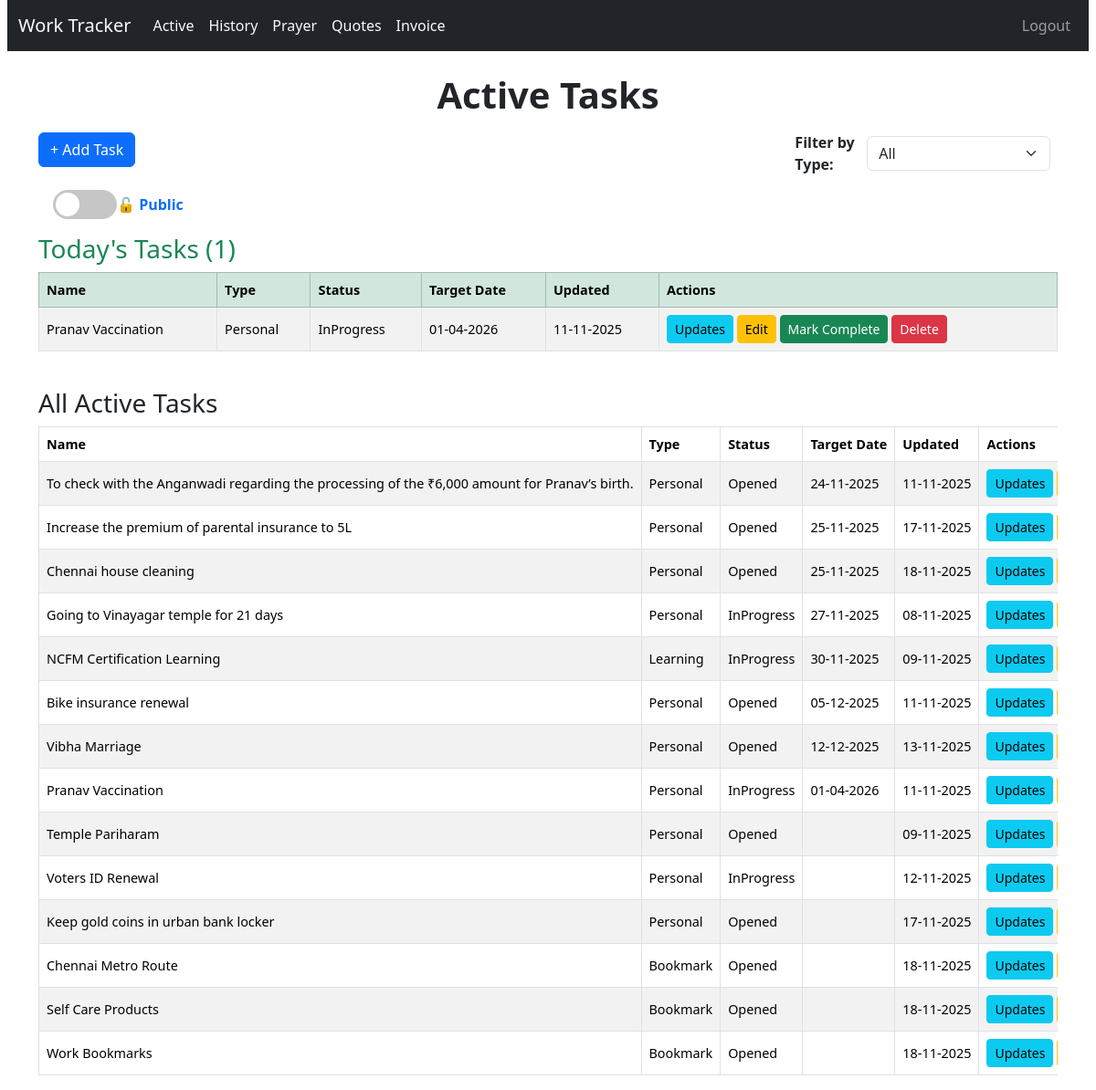
The app's page / (signed in) with its own data.
### tracker/models.py (models this page shows, shortened)
class Task(models.Model):
    STATUS_CHOICES = [
        ('Opened', 'Opened'),
        ('InProgress', 'In Progress'),
        ('Completed', 'Completed'),
    ]
    name = models.CharField(max_length=200)
    status = models.CharField(max_length=20, choices=STATUS_CHOICES, default='Opened')
    task_type = models.ForeignKey(TaskType, on_delete=models.CASCADE)
    started_date = models.DateField(auto_now_add=True)
    updated_date = models.DateField(auto_now=True)
    completed_date = models.DateField(null=True, blank=True)
    target_date = models.DateField(default=timezone.now, null=True, blank=True)
    is_private = models.BooleanField(default=False)

class TaskType(models.Model):
    name = models.CharField(max_length=50, unique=True)
    class Meta:
        ordering = ['name']

### tracker/views.py (the view)
# urls.py: path('', views.TaskListView.as_view(), name='task_list'),
class TaskListView(LoginRequiredMixin, ListView):
    model = Task
    template_name = 'tracker/task_list.html'
    context_object_name = 'tasks'
    def get_queryset(self):
        queryset = Task.objects.exclude(status='Completed')
        view_mode = self.request.GET.get('view', 'public')
        if view_mode == "public":
            queryset = queryset.filter(is_private=False)
        elif view_mode == "private":
            queryset = queryset.filter(is_private=True)
        task_type_id = self.request.GET.get('task_type')
        if task_type_id:
            queryset = queryset.filter(task_type_id=task_type_id)
        return queryset.order_by(F('target_date').asc(nulls_last=True), 'updated_date', 'name')
    def get_context_data(self, **kwargs):
        context = super().get_context_data(**kwargs)
        task_type_id = self.request.GET.get('task_type')
        context['task_types'] = TaskType.objects.all()
        context['selected_type'] = int(task_type_id) if task_type_id else None
        view_mode = self.request.GET.get('view', 'public')
        context['view_mode'] = view_mode
        today = timezone.localdate()
        today_tasks = Task.objects.filter(
            target_date=today
        ).exclude(status='Completed')
        if view_mode == "public":
            today_tasks = today_tasks.filter(is_private=False)
        elif view_mode == "private":
            today_tasks = today_tasks.filter(is_private=True)
        if task_type_id:
            today_tasks = today_tasks.filter(task_type_id=task_type_id)
        context['today_tasks'] = today_tasks.order_by('name')
        return context

### templates/tracker/task_list.html (shortened to what this page needs)
{% extends 'base.html' %}
{% load static %}
{% block style %}
<link rel="stylesheet" href="{% static 'css/task_list.css' %}">
{% endblock %}
{% block content %}
<h1>Active Tasks</h1>
<div class="d-flex flex-wrap align-items-center justify-content-between mb-3">
  <a href="{% url 'tracker:task_create' %}" class="btn btn-primary mb-2">+ Add Task</a>
  <form method="get" class="d-flex align-items-center">
    <label for="task_type" class="me-2 fw-bold">Filter by Type:</label>
    <select name="task_type" id="task_type" class="form-select me-2" style="min-width: 160px;" onchange="this.form.submit()">
      <option value="">All</option>
    </select>
  </form>
</div>
<div class="toggle-container mb-3 ms-3">
  <a href="?view={% if view_mode == 'public' %}private{% else %}public{% endif %}{% if selected_type %}&task_type={{ selected_type }}{% endif %}"
     class="text-decoration-none d-flex align-items-center">
    <div class="toggle-switch {% if view_mode == 'private' %}active{% endif %}">
      <div class="toggle-circle"></div>
    </div>
    <span class="toggle-label">
      {% if view_mode == 'private' %}
        🔒 Private
      {% else %}
        🔓 Public
      {% endif %}
    </span>
  </a>
</div>
{% if today_tasks %}
  <h3 class="text-success mb-2">Today's Tasks ({{ today_tasks|length }})</h3>
  <div class="table-responsive mb-4">
    <table class="table table-bordered table-striped align-middle text-nowrap">
      <thead class="table-success">
        <tr>
          <th>Name</th>
          <th>Type</th>
          <th>Status</th>
          <th>Target Date</th>
          <th>Updated</th>
          <th>Actions</th>
        </tr>
      </thead>
      <tbody>
        {% for task in today_tasks %}
        <tr>
          <td>{{ task.name }}</td>
          <td>{{ task.task_type.name }}</td>
          <td>{{ task.status }}</td>
          <td>{{ task.target_date|date:"d-m-Y" }}</td>
          <td>{{ task.updated_date|date:"d-m-Y" }}</td>
          <td>
            <a href="{% url 'tracker:update_list' task.id %}" class="btn btn-sm btn-info">Updates</a>
            <a href="{% url 'tracker:task_update' task.id %}" class="btn btn-sm btn-warning">Edit</a>
            <a href="{% url 'tracker:mark_task_complete' task.id %}" class="btn btn-sm btn-success">Mark Complete</a>
            <a href="{% url 'tracker:task_delete' task.id %}" class="btn btn-sm btn-danger">Delete</a>
          </td>
        </tr>
        {% endfor %}
      </tbody>
    </table>
  </div>
{% endif %}
<h3>All Active Tasks</h3>
<div class="table-responsive">
  <table class="table table-striped table-bordered align-middle text-nowrap">
    <thead>
      <tr>
        <th>Name</th>
        <th>Type</th>
        <th>Status</th>
        <th>Target Date</th>
        <th>Updated</th>
        <th>Actions</th>
      </tr>
    </thead>
    <tbody>
      {% for task in tasks %}
      <tr>
        <td>{{ task.name }}</td>
        <td>{{ task.task_type.name }}</td>
        <td>{{ task.status }}</td>
        <td>{{ task.target_date|date:"d-m-Y" }}</td>
        <td>{{ task.updated_date|date:"d-m-Y" }}</td>
        <td>
          <a href="{% url 'tracker:update_list' task.id %}" class="btn btn-sm btn-info">Updates</a>
        </td>
      </tr>
      {% empty %}
        <tr><td colspan="6" class="text-center text-muted">No tasks found</td></tr>
      {% endfor %}
    </tbody>
  </table>
</div>
{% endblock %}

### static/css/base.css (style rules this page uses)
body { padding: 0 8px; }
h1 { text-align: center; font-weight: 600; margin-bottom: 1rem; }
.table td, .table th { vertical-align: middle; font-size: 0.9rem; }

### static/css/task_list.css (style rules this page uses)
.toggle-container { display: flex; align-items: center; gap: 12px; cursor: pointer; }
.toggle-switch { position: relative; width: 70px; height: 32px; background: #c6c6c6; border-radius: 50px; transition: background 0.3s ease; }
.toggle-circle { position: absolute; top: 3px; left: 3px; width: 26px; height: 26px; background: white; border-radius: 50%; transition: transform 0.3s ease; }
.toggle-label { font-weight: bold; font-size: 1rem; display: flex; align-items: center; gap: 6px; }

### records on screen
Task: name "Pranav Vaccination", task_type.name "Personal", status "InProgress", target_date "01-04-2026", updated_date "11-11-2025"
Task: name "To check with the Anganwadi regarding the processing of the ₹6,000 amount for Pranav’s birth.", task_type.name "Personal", status "Opened", target_date "24-11-2025", updated_date "11-11-2025"
Task: name "Increase the premium of parental insurance to 5L", task_type.name "Personal", status "Opened", target_date "25-11-2025", updated_date "17-11-2025"
Task: name "Chennai house cleaning", task_type.name "Personal", status "Opened", target_date "25-11-2025", updated_date "18-11-2025"
Task: name "Going to Vinayagar temple for 21 days", task_type.name "Personal", status "InProgress", target_date "27-11-2025", updated_date "08-11-2025"
Task: name "NCFM Certification Learning", task_type.name "Learning", status "InProgress", target_date "30-11-2025", updated_date "09-11-2025"
Task: name "Bike insurance renewal", task_type.name "Personal", status "Opened", target_date "05-12-2025", updated_date "11-11-2025"
Task: name "Vibha Marriage", task_type.name "Personal", status "Opened", target_date "12-12-2025", updated_date "13-11-2025"
Task: name "Temple Pariharam", task_type.name "Personal", status "Opened", updated_date "09-11-2025"
Task: name "Voters ID Renewal", task_type.name "Personal", status "InProgress", updated_date "12-11-2025"
Task: name "Keep gold coins in urban bank locker", task_type.name "Personal", status "Opened", updated_date "17-11-2025"
Task: name "Chennai Metro Route", task_type.name "Bookmark", status "Opened", updated_date "18-11-2025"
Task: name "Self Care Products", task_type.name "Bookmark", status "Opened", updated_date "18-11-2025"
Task: name "Work Bookmarks", task_type.name "Bookmark", status "Opened", updated_date "18-11-2025"

### other values on screen
{{ today_tasks|length }} "1"
